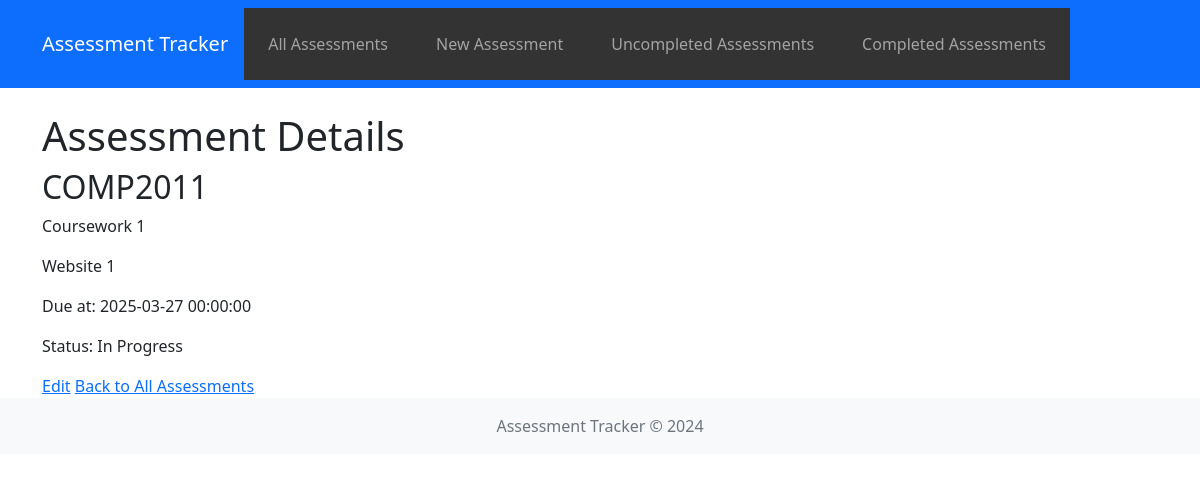
Page /view/2 on the committed database.
### Oriental Template/Web-CW1/app/models.py (models this page shows)
class Assessment(db.Model):
    id  =  db.Column(db.Integer, primary_key = True)
    assessment_title = db.Column(db.String(50), nullable = False)
    module_code = db.Column(db.String(10), nullable = False)
    deadline_date = db.Column(db.DateTime, nullable = False)
    description = db.Column(db.String(200))
    status = db.Column(db.Boolean, default = False)

### Oriental Template/Web-CW1/app/views.py (the view)
@app.route('/view/<int:id>')
def view(id):
    assessment = Assessment.query.get_or_404(id)
    return render_template('view.html', assessment=assessment)

### Oriental Template/Web-CW1/app/templates/view.html (shortened to what this page needs)
{% extends "base.html" %}
{% block content %}
<h1>Assessment Details</h1>
<h2>{{ assessment.module_code }}</h2>
<p>{{ assessment.assessment_title }}</p>
<p>{{ assessment.description }}</p>
<p>Due at: {{ assessment.deadline_date }}</p>
<p>Status: {{ 'Completed' if assessment.is_complete else 'In Progress' }}</p>
<a href="{{ url_for('edit', id=assessment.id) }}">Edit</a>
<a href="{{ url_for('index') }}">Back to All Assessments</a>
{% endblock %}

### Oriental Template/Web-CW1/app/static/css/styles.css (style rules this page uses)
body { font-family: Arial, sans-serif; background-color: #f9f9f9; margin: 0; padding: 0; }

### rows in the picture
Assessment: module_code "COMP2011", assessment_title "Coursework 1", description "Website 1", deadline_date "2025-03-27 00:00:00"

### other values in the picture
{{ 'Completed' if assessment.is_complete else 'In Progress' }} "In Progress"
